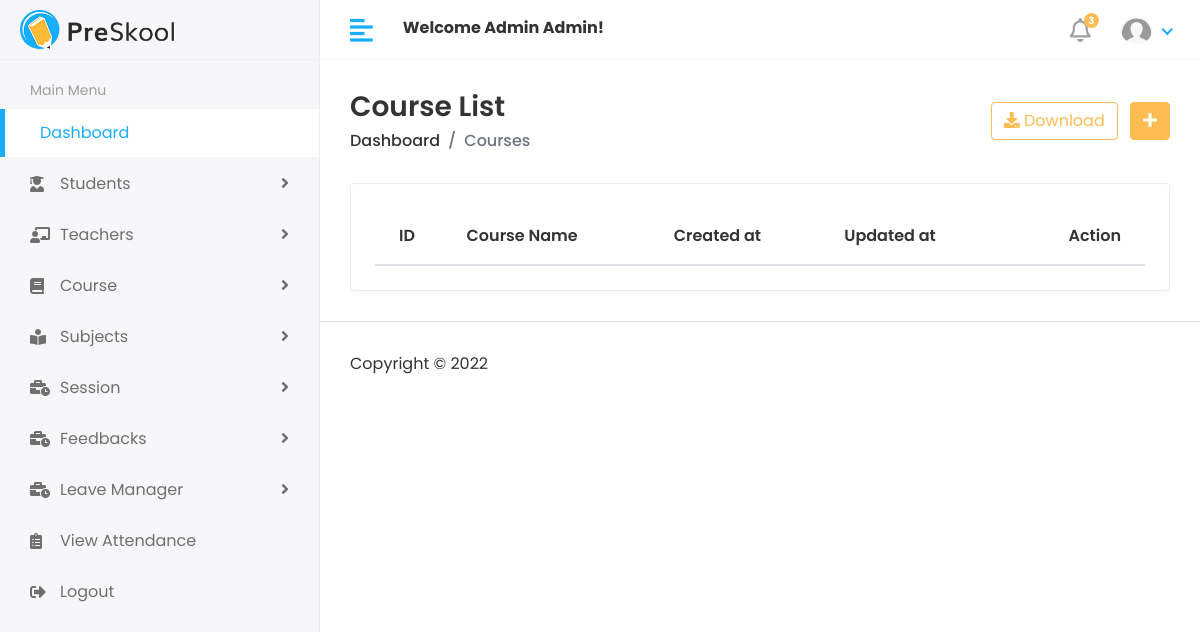
Page //Hod/course/view (signed in) on the earlier database version.
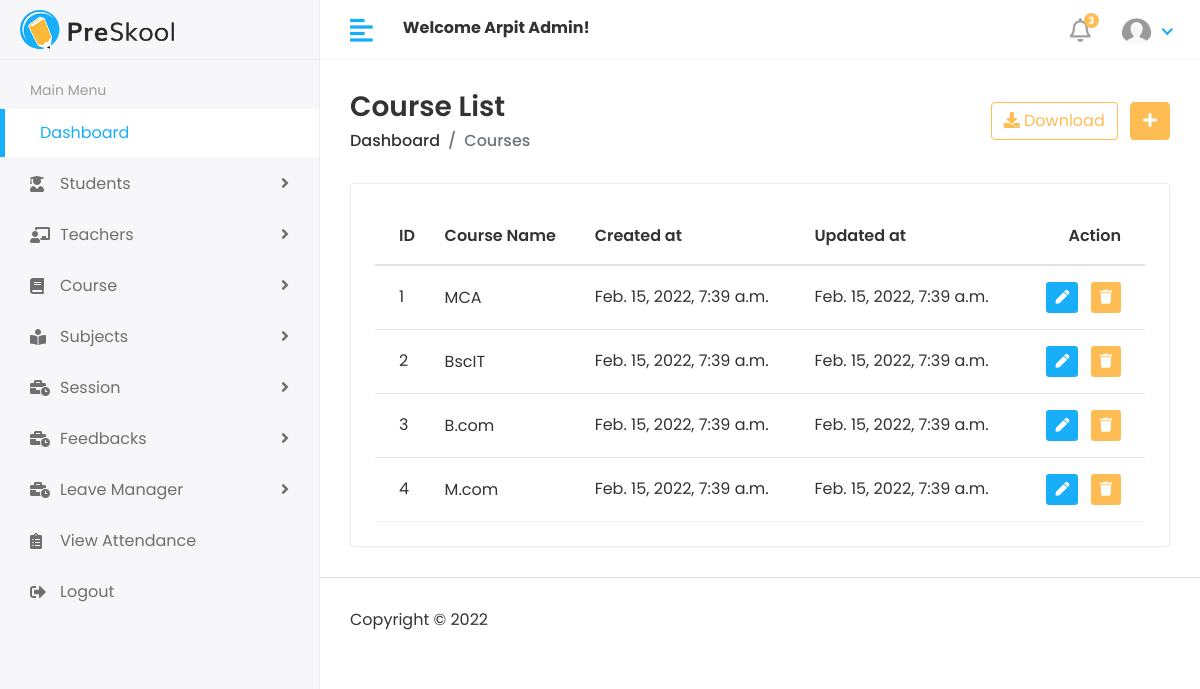
Same page on the later database version.
### app/models.py (models this page shows, shortened)
class Customuser(AbstractUser):
    USER ={
        (1,'HOD'),
        (2,'STAFF'),
        (3,'STUDENT'),
    }
    user_type = models.CharField(choices=USER,max_length=50,default=1)
    profile_pic = models.ImageField(upload_to='uploads/profile_pic/')

class Course(models.Model):
    name= models.CharField(max_length=100)
    created_at = models.DateTimeField(auto_now_add=True)
    updated_at = models.DateTimeField(auto_now=True)

### HOD/views.py (the view)
# urls.py: path('course/view',viewcourses, name="viewcourse"),
@login_required(login_url="/")
def viewcourses(request):
    course=Course.objects.all()
    context = {
        'courses':course
    }
    return render(request,'HOD/view_course.html',context)

### templates/HOD/view_course.html
{% extends "main/base.html" %}
{% load static %}
 {% block body %}
 <div class="content container-fluid">
    <div class="page-header">
       <div class="row align-items-center">
          <div class="col">
             <h3 class="page-title">Course List</h3>
             <ul class="breadcrumb">
                <li class="breadcrumb-item"><a href="{% url 'hodpage' %}">Dashboard</a></li>
                <li class="breadcrumb-item active">Courses</li>
             </ul>
          </div>
          <div class="col-auto text-right float-right ml-auto">
             <a href="#" class="btn btn-outline-primary mr-2"><i class="fas fa-download"></i> Download</a>
             <a href="{% url 'addcourse' %}" class="btn btn-primary"><i class="fas fa-plus"></i></a>
          </div>
       </div>
    </div>
    <div class="row">
       <div class="col-sm-12">
          <div class="card card-table">
             <div class="card-body">
                <div class="table-responsive">
                   <table class="table table-hover table-center mb-0 datatable">
                      <thead>
                         <tr>
                            <th>ID</th>
                            <th>Course Name</th>
                            <th>Created at</th>
                            <th>Updated at</th>
                            <th class="text-right">Action</th>
                         </tr>
                      </thead>
                      <tbody>
                        {% for course in courses %}
                         <tr>
                            <td>{{course.id}}</td>
                            <td>
                               <h2>
                                  <a>{{course.name}}</a>
                               </h2>
                            </td>
                            <td>{{course.created_at}}</td>
                            <td>{{course.updated_at}}</td>
                            <td class="text-right">
                               <div class="actions">
                                  <a href="{% url 'editcourse' course.id %}" class="btn btn-sm bg-success-light mr-2">
                                  <i class="fas fa-pen"></i>
                                  </a>
                                  <a href="{% url 'deletecourse' course.id %}" class="btn btn-sm bg-danger-light">
                                  <i class="fas fa-trash"></i>
                                  </a>
                               </div>
                            </td>
                         </tr>
                         {% endfor %}
                      </tbody>
                   </table>
                </div>
             </div>
          </div>
       </div>
    </div>
 </div>
 {% endblock %}

### templates/includes/header.html (shortened to what this page needs)
{% load static  %}
   <div class="header">
       <div class="header-left">
          <a href="{% url 'hodpage' %}" class="logo">
          <img src="{% static 'assets/img/logo.png' %}" alt="Logo">
          </a>
       </div>
       <a href="javascript:void(0);" id="toggle_btn">
       <i class="fas fa-align-left"></i>
       </a>
       <div class="top-nav-search mt-3">
          <strong>Welcome <span>{{user.first_name}} {{user.last_name}}</span>!</strong>
       </div>
       <ul class="nav user-menu">
          <li class="nav-item dropdown noti-dropdown">
             <a href="#" class="dropdown-toggle nav-link" data-toggle="dropdown">
             <i class="far fa-bell"></i> <span class="badge badge-pill">3</span>
             </a>
          </li>
          <li class="nav-item dropdown has-arrow">
             <a href="#" class="dropdown-toggle nav-link" data-toggle="dropdown">
            {% if user.profile_pic == "" %}
             <span class="user-img"><img class="rounded-circle" src="{% static 'assets/default-img/user-default.png' %}" width="31" alt="{{user.first_name}}&nbsp;{{user.last_name}}"></span>
            {% else %}
             <span class="user-img"><img class="rounded-circle" src="{{user.profile_pic.url}}" width="31" alt="{{user.first_name}}&nbsp;{{user.last_name}}"></span>
            {% endif %}
            </a>
          </li>
       </ul>
    </div>

Differences in the rows shown:
changed Customuser "Admin": first_name "Admin" → "Arpit"
added Course: id "1", name "MCA", created_at "Feb. 15, 2022, 7:39 a.m.", updated_at "Feb. 15, 2022, 7:39 a.m."
added Course: id "2", name "BscIT", created_at "Feb. 15, 2022, 7:39 a.m.", updated_at "Feb. 15, 2022, 7:39 a.m."
added Course: id "3", name "B.com", created_at "Feb. 15, 2022, 7:39 a.m.", updated_at "Feb. 15, 2022, 7:39 a.m."
added Course: id "4", name "M.com", created_at "Feb. 15, 2022, 7:39 a.m.", updated_at "Feb. 15, 2022, 7:39 a.m."
